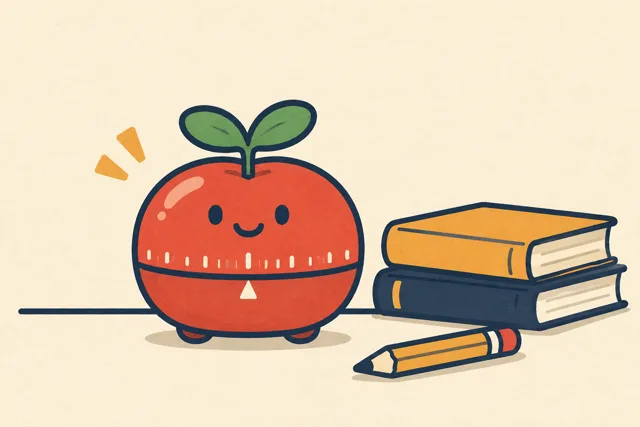
#> input picture web/assets/focus.webp, 640 x 427 px, given in place of story.webp, which was not available
$ python _cards_preview.py
#> lines starting #> are read from the running program, lines starting #| are printed output that depends on the picture
from pathlib import Path

from PIL import Image

A = Path("/root/kosmate/web/assets")
prev = Image.new("RGB", (640 * 2 + 30, 400 * 2 + 30), (246, 230, 196))
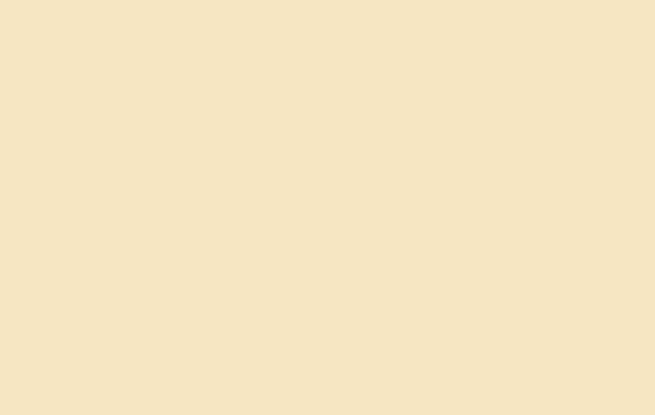
#> prev: PIL image 1310x830 RGB (shown at 1/2 size); mean R, G, B 246, 230, 196
for i, n in enumerate(("story", "focus", "remind", "journal")):
    im = Image.open(A / f"{n}.webp").convert("RGB")
#> im is the input picture: PIL image 640x427 RGB; mean R, G, B 224.8, 200.3, 175.9
    prev.paste(im, ((i % 2) * (640 + 30), (i // 2) * (400 + 30)))
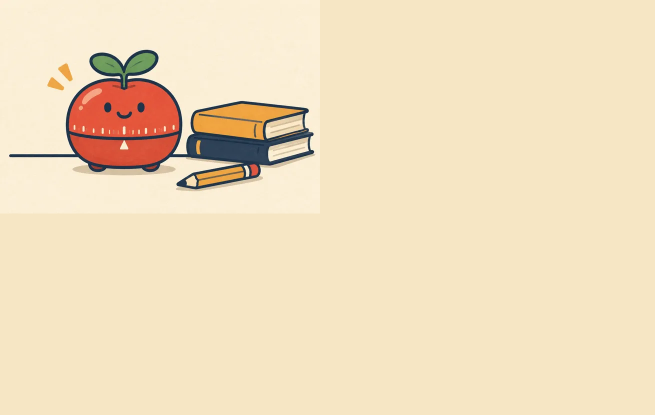
#> prev: PIL image 1310x830 RGB (shown at 1/2 size); mean R, G, B 240.7, 222.5, 190.9
#> pass 3 of the loop `for i, n in enumerate(("story", "focus", "remind", "journal")):`:
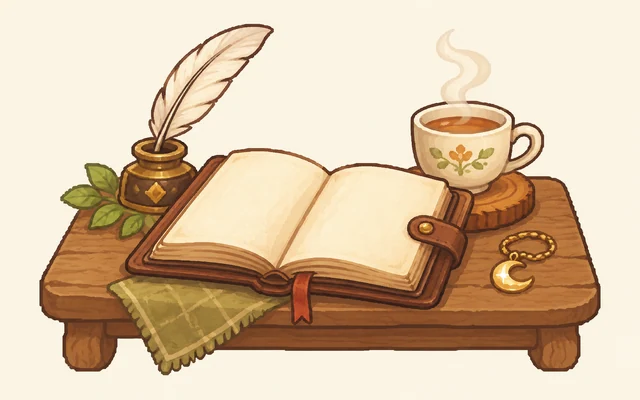
#> input picture web/assets/journal.webp, 640 x 400 px, given in place of remind.webp, which was not available
#> im is the input picture: PIL image 640x400 RGB; mean R, G, B 216.2, 192.9, 164.7
#> `prev.paste(im, ((i % 2) * (640 + 30), (i // 2) * (400 + 30)))`:
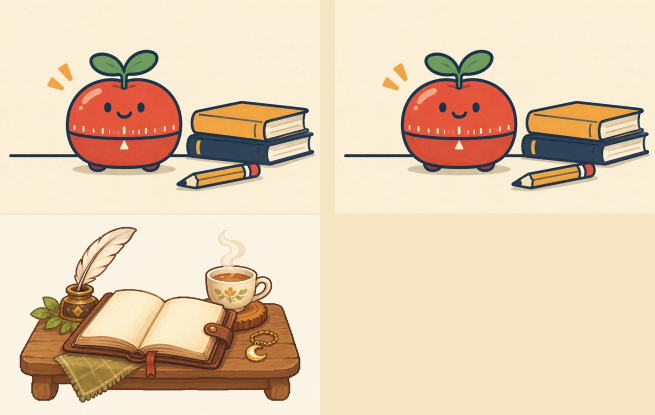
#> prev: PIL image 1310x830 RGB (shown at 1/2 size); mean R, G, B 228.3, 206.3, 178.5
#> the loop made 4 passes; the first 3 are shown
prev.save("/tmp/cards-preview.png")
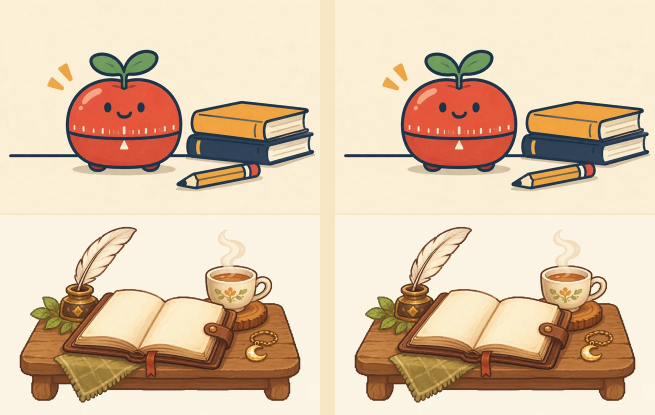
#> saved as cards-preview.png: PIL image 1310x830 RGB (shown at 1/2 size); mean R, G, B 221.3, 197.6, 171.2
print("preview /tmp/cards-preview.png (2x2 grid)")
